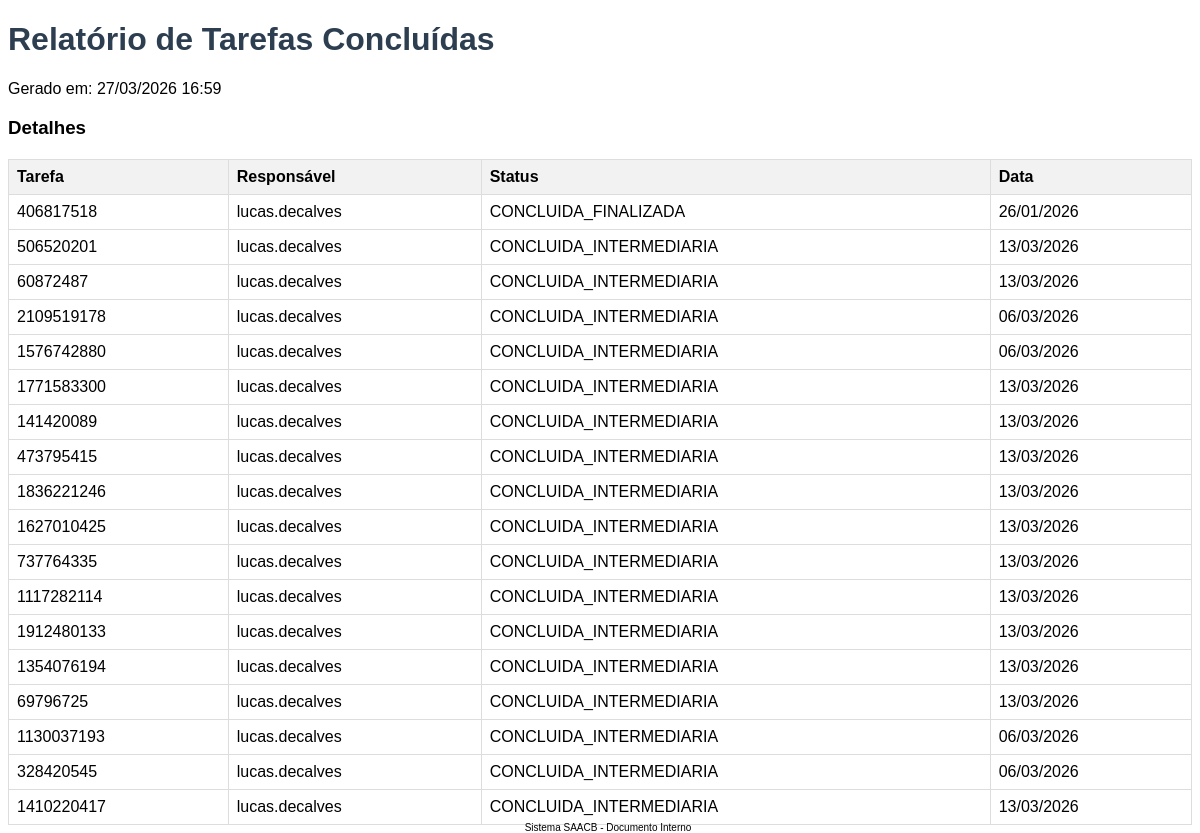
The app's page /tarefas/relatorios/concluidas/ (signed in) with its own data.
### tarefas/models.py (models this page shows)
class tarefassamc(models.Model):
    nome_interessado = models.CharField('Nome', max_length=100, blank=True, null=True)
    CPF = models.CharField("CPF", max_length=20, blank=True, null=True)
    tarefa_n = models.CharField('Tarefa Principal', max_length=50, blank=True, null=True)
    tarefa_a = models.CharField('Tarefa Anterior', max_length=50, blank=True, null=True)
    sei_n = models.CharField('Número SEI', max_length=50, blank=True, null=True)
    procj = models.CharField('Número do Processo Judicial', max_length=50, blank=True, null=True)
    servico = models.CharField("Serviço", choices=(
        ('ANALISE', "ANALISE"),
        ('ANALISE cobranca', "ANALISE - Cobrança"),
        ('ANALISE exigencia', "ANALISE - Exigência"),
        ('ANALISE corregedoria', "ANALISE - Corregedoria"),
        ('ANALISE pendencia', "ANALISE - Pendência"),
        ('ANALISE Concluir', "ANALISE - Concluir"),
        ('ANALISE recurso', "ANALISE - Recurso"),
        ('ANALISE judicial', "ANALISE - Judicial"),
        ('CONCLUIDO', "CONCLUIDO"),
        ('CONCLUIDO pendente', "CONCLUIDO - pendente"),
        ('PA', "PA - Aguardando Processo"),
        ('PARECER SOCIAL', "PARECER SOCIAL - Aguardando Parecer Social"),
        ('PERICIA', "PERICIA - Aguardando Perícia Médica"),
        ('PROCURADORIA', "PROCURADORIA - Aguardando Procuradoria"),
    ),
        max_length=100, null=True
    )
    nome_tarefa = models.ForeignKey(tipo_servico, verbose_name="Fase da Análise", on_delete=models.CASCADE, blank=True, null=True)
    nome_serv = models.ForeignKey(nome_motiv, verbose_name="Motivo do Ressarcimento", on_delete=models.CASCADE, max_length=100, blank=True, null=True)
    der_tarefa = models.CharField("DER Tarefa", max_length=20, blank=True, null=True)
    data_def = models.CharField("Data da ciência - ofício defesa", max_length=20, blank=True, null=True)
    data_rec = models.CharField("Data da ciência - ofício recurso", max_length=20, blank=True, null=True)
    nb1 = models.CharField("Benefício 1", max_length=20, blank=True, null=True)
    nb2 = models.CharField("Benefício 2", max_length=20, blank=True, null=True)
    sit_ben = models.CharField("Situação do Benefício", max_length=100, blank=True, null=True)
    aps = models.CharField("APS Manutenção", max_length=100, blank = True, null = True)
    prazo = models.CharField("Prazo Defesa", choices=(
        ('30 dias', "30 dias"),
        ('60 dias', "60 dias"),
    ),
        max_length=100, blank=True, null=True
    )
    defesa_ap = models.CharField("Apresentou defesa?", choices=(
        ('sim', "Sim"),
        ('nao', "Não"),
    ),
        max_length=100, blank=True, null=True
    )
    categoria = models.CharField("Categoria da irregularidade", max_length=100, blank=True, null=True)
    tip_con = models.CharField("Tipo de Crédito Devido", choices=(
        ('Crédito', "Crédito"),
        ('Dano ao Erário', "Dano ao Erário"),
    ),
        max_length=100, blank=True, null=True
    )
    oficio1 = models.DateField("Ofício Defesa - ciência", max_length=20, blank=True, null=True)
    AR1 = models.CharField("Aviso de Recebimento e documentos - Qual o tipo do comprovante?",choices=(
        ('AR Digital', "AR Digital"),
        ('Edital', "Edital"),
        ('Atestado Pessoal', "Atestado Pessoal"),
        ('Acesso à tarefa eletrônica de cobrança administrativa', "Acesso à tarefa eletrônica de cobrança administrativa"),
    ),
         max_length=100, blank=True, null=True)
    oficio2 = models.DateField("Ofício Recurso - ciência", max_length=20, blank=True, null=True)
    AR2 = models.TextField("Aviso de Recebimento e documentos - Qual o tipo do comprovante?",choices=(
        ('AR Digital', "AR Digital"),
        ('Edital', "Edital"),
        ('Atestado Pessoal', "Atestado Pessoal"),
        ('Acesso à tarefa eletrônica de cobrança administrativa', "Acesso à tarefa eletrônica de cobrança administrativa"),
    ),
                           blank=True, null=True)
    Competencia = models.DateField("Competência", blank=True, null=True)
    data_irregular = models.DateField("Data de início da irregularidade", blank=True, null=True)
    Periodo_irregular = models.TextField("Periodo irregular", blank=True, null=True)
    valor = models.CharField("Valor do débito", max_length=20, blank = True, null = True)
    obs1 = models.TextField("Relatório - faça um breve resumo da defesa:", blank=True, null=True)
    es_conc = models.ForeignKey(conc_analise, verbose_name="Conclusão da Análise", on_delete=models.CASCADE, blank=True, null=True)
    obs2 = models.TextField("Direito e conclusão - vai aparecer antes da conclusão", blank=True, null=True)
    resp_credito = models.CharField("Quem é o responsável pelo crédito?", choices=(
        ('1', "Titular do benefício"),
        ('2', "Responsável Legal"),
    ),
        max_length=100, blank = True, null = True
        )
    responsavel = models.CharField("Responsável Legal", max_length=100, blank = True, null = True)
    CPF_R = models.CharField("CPF Responsável", max_length=20, blank=True, null=True)
    Conclusao = models.CharField("Conclusão", choices=(
        ('REGULAR', "REGULAR"),
        ('IRREGULAR Boa fé', "IRREGULAR - Boa fé"),
        ('IRREGULAR Má fé', "IRREGULAR - Má fé"),
        ('PARCIALMENTE IRREGULAR', "PARCIALMENTE IRREGULAR"),
    ),  max_length=100, blank=True, null=True)
    status = models.CharField("Status", choices=(
        ('PENDENTE', "PENDENTE"),
        ('PENDENTE', "PENDENTE - CORREÇÃO"),
        ('CONCLUIDA_INTERMEDIARIA', "CONCLUÍDA - INTERMEDIÁRIA"),
        ('CONCLUIDA_FINALIZADA', "CONCLUÍDA - FINALIZADA")
    ), max_length=100, blank=True, null=True)
    historico = models.TextField("Histórico(Fundamento da cobrança)", blank=True, null=True)
    env_serv = models.CharField("Envolvimento de Servidor? Informe Situação Atual", choices=(
        ('Servidor Ativo', "Servidor Ativo"),
        ('Servidor Inativo - demitido/aposentado', "Servidor Inativo - demitido/aposentado"),
        ('Pensionista', "Pensionista"),
        ('Não Envolvido', "Não Envolvido"),
    ), max_length=50, blank=True, null=True)
    servidor = models.CharField("Matrícula Servidor Responsável", max_length=100, blank = True, null = True)
    concluida_em = models.DateField(blank=True, null=True)
    atualizado_em = models.DateTimeField(auto_now=True)
    assigned_user = models.ForeignKey(User, verbose_name="Usuário Responsável", on_delete=models.SET_NULL, blank=True, null=True)
    valor_original_calculado = models.DecimalField(
        max_digits=12, decimal_places=2, null=True, blank=True,
        verbose_name="Valor Original Calculado"
    )
    valor_corrigido_calculado = models.DecimalField(
        max_digits=12, decimal_places=2, null=True, blank=True,
        verbose_name="Valor Corrigido Calculado"
    )
    valor_diferenca = models.DecimalField(
        max_digits=12, decimal_places=2, null=True, blank=True,
        verbose_name="Diferença Calculada"
    )
    detalhes_calculo = models.JSONField(
        null=True, blank=True,
        verbose_name="Detalhes do Cálculo"
    )
    relatorio_pdf = models.FileField(
        upload_to='relatorios_calculos/', null=True, blank=True,
        verbose_name="Relatório PDF"
    )
    calculado_em = models.DateTimeField(
        null=True, blank=True,
        verbose_name="Calculado em"
    )
    calculos_aprovados = models.BooleanField(
        default=False,
        verbose_name="Cálculos Aprovados (migrar para Valor)"
    )

### tarefas/views.py (the view, shortened to what this page needs)
# urls.py: path('relatorios/concluidas/', RelatorioConcluidasView.as_view(), name='relatorio_concluidas'),
@method_decorator(login_required, name='dispatch')
class RelatorioConcluidasView(View):
    def get(self, request, *args, **kwargs):
        inicio = request.GET.get('inicio')
        fim = request.GET.get('fim')
        tarefas = tarefassamc.objects.filter(
            status__in=['CONCLUIDA_INTERMEDIARIA', 'CONCLUIDA_FINALIZADA'],
            assigned_user=request.user
        )
        context = {
            'titulo': 'Relatório de Tarefas Concluídas',
            'tarefas': tarefas,
            'periodo': f"{inicio} a {fim}" if inicio else "Todo o período",
            'data_geracao': timezone.now()
        }
        return render_to_pdf(request, 'tarefas/relatorio_pdf.html', context)

### tarefas/utils.py (called while the page is built)
def render_to_pdf(request, template_src, context_dict=None):
    if context_dict is None:
        context_dict = {}
    try:
        template = get_template(template_src)
        html = template.render(context_dict)
        return HttpResponse(html, content_type='text/html; charset=utf-8')
    except Exception as e:
        error_html = f"<h1>Erro ao renderizar relatório</h1><p>{str(e)}</p>"
        return HttpResponse(error_html, content_type='text/html; charset=utf-8', status=500)

### tarefas/templates/tarefas/relatorio_pdf.html (shortened to what this page needs)
<!DOCTYPE html>
<html>
<head>
</head>
<body>
    <h1>{{ titulo }}</h1>
    <p>Gerado em: {{ data_geracao|date:"d/m/Y H:i" }}</p>
    <h3>Detalhes</h3>
    <table>
        <thead>
            <tr>
                <th>Tarefa</th>
                <th>Responsável</th>
                <th>Status</th>
                <th>Data</th>
            </tr>
        </thead>
        <tbody>
            {% for tarefa in tarefas %}
            <tr>
                <td>{{ tarefa.tarefa_n }}</td>
                <td>{{ tarefa.assigned_user }}</td>
                <td>{{ tarefa.status }}</td>
                <td>{{ tarefa.atualizado_em|date:"d/m/Y" }}</td>
            </tr>
            {% endfor %}
        </tbody>
    </table>
    <div class="footer">Sistema SAACB - Documento Interno</div>
</body>
</html>

### tarefas/templates/tarefas/relatorio_pdf.html (style rules this page uses)
body { font-family: Helvetica, sans-serif; }
table { width: 100%; border-collapse: collapse; margin-top: 20px; }
th, td { border: 1px solid #ddd; padding: 8px; text-align: left; }
th { background-color: #f2f2f2; }
h1 { color: #2c3e50; }
.footer { position: fixed; bottom: 0; width: 100%; font-size: 10px; text-align: center; }

### records on screen
tarefassamc: tarefa_n "406817518", assigned_user "lucas.decalves", status "CONCLUIDA_FINALIZADA", atualizado_em "26/01/2026"
tarefassamc: tarefa_n "506520201", assigned_user "lucas.decalves", status "CONCLUIDA_INTERMEDIARIA", atualizado_em "13/03/2026"
tarefassamc: tarefa_n "60872487", assigned_user "lucas.decalves", status "CONCLUIDA_INTERMEDIARIA", atualizado_em "13/03/2026"
tarefassamc: tarefa_n "2109519178", assigned_user "lucas.decalves", status "CONCLUIDA_INTERMEDIARIA", atualizado_em "06/03/2026"
tarefassamc: tarefa_n "1576742880", assigned_user "lucas.decalves", status "CONCLUIDA_INTERMEDIARIA", atualizado_em "06/03/2026"
tarefassamc: tarefa_n "1771583300", assigned_user "lucas.decalves", status "CONCLUIDA_INTERMEDIARIA", atualizado_em "13/03/2026"
tarefassamc: tarefa_n "141420089", assigned_user "lucas.decalves", status "CONCLUIDA_INTERMEDIARIA", atualizado_em "13/03/2026"
tarefassamc: tarefa_n "473795415", assigned_user "lucas.decalves", status "CONCLUIDA_INTERMEDIARIA", atualizado_em "13/03/2026"
tarefassamc: tarefa_n "1836221246", assigned_user "lucas.decalves", status "CONCLUIDA_INTERMEDIARIA", atualizado_em "13/03/2026"
tarefassamc: tarefa_n "1627010425", assigned_user "lucas.decalves", status "CONCLUIDA_INTERMEDIARIA", atualizado_em "13/03/2026"
tarefassamc: tarefa_n "737764335", assigned_user "lucas.decalves", status "CONCLUIDA_INTERMEDIARIA", atualizado_em "13/03/2026"
tarefassamc: tarefa_n "1117282114", assigned_user "lucas.decalves", status "CONCLUIDA_INTERMEDIARIA", atualizado_em "13/03/2026"
tarefassamc: tarefa_n "1912480133", assigned_user "lucas.decalves", status "CONCLUIDA_INTERMEDIARIA", atualizado_em "13/03/2026"
tarefassamc: tarefa_n "1354076194", assigned_user "lucas.decalves", status "CONCLUIDA_INTERMEDIARIA", atualizado_em "13/03/2026"
tarefassamc: tarefa_n "69796725", assigned_user "lucas.decalves", status "CONCLUIDA_INTERMEDIARIA", atualizado_em "13/03/2026"
tarefassamc: tarefa_n "1130037193", assigned_user "lucas.decalves", status "CONCLUIDA_INTERMEDIARIA", atualizado_em "06/03/2026"
tarefassamc: tarefa_n "328420545", assigned_user "lucas.decalves", status "CONCLUIDA_INTERMEDIARIA", atualizado_em "06/03/2026"
tarefassamc: tarefa_n "1410220417", assigned_user "lucas.decalves", status "CONCLUIDA_INTERMEDIARIA", atualizado_em "13/03/2026"

### other values on screen
{{ titulo }} "Relatório de Tarefas Concluídas"
